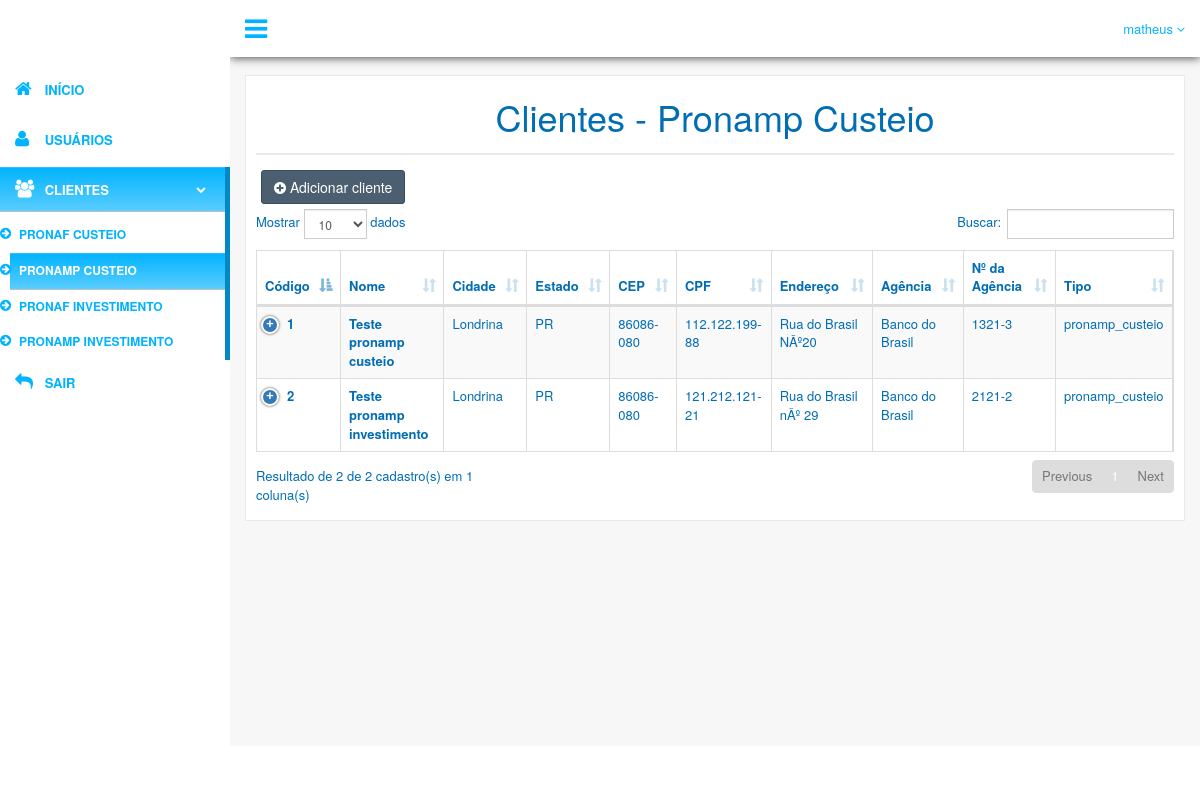
The page /clientes_pronampcusteio.php (signed in) on the database its author committed.
### tables this page shows
CREATE TABLE `clientes` (
  `idCliente` int(11) NOT NULL,
  `nome` varchar(60) NOT NULL,
  `cidade` longtext NOT NULL,
  `estado` varchar(2) NOT NULL,
  `cep` varchar(9) NOT NULL,
  `cpf` varchar(14) NOT NULL,
  `tipo` longtext NOT NULL,
  `endereco` longtext NOT NULL,
  `agencia` longtext NOT NULL,
  `numero` longtext NOT NULL,
  `deletar` int(11) NOT NULL
);

### clientes_pronampcusteio.php (the view, shortened to what this page needs)
<?php
	$sessaousuario = $_SESSION ['usuario'];
?>
<!DOCTYPE html>
<html>
  <head>
    <link href="assets/css/bootstrap.min.css" rel="stylesheet">
    <link href="assets/css/font-awesome.min.css" rel="stylesheet">
    <link href="assets/css/nprogress.css" rel="stylesheet">
    <link href="assets/css/jquery.mCustomScrollbar.min.css" rel="stylesheet"/>
	<link href="assets/css/dataTables.bootstrap.min.css" rel="stylesheet">
    <link href="assets/css/buttons.bootstrap.min.css" rel="stylesheet">
    <link href="assets/css/fixedHeader.bootstrap.min.css" rel="stylesheet">
    <link href="assets/css/responsive.bootstrap.min.css" rel="stylesheet">
    <link href="assets/css/scroller.bootstrap.min.css" rel="stylesheet">
    <link href="assets/css/custom.min.css" rel="stylesheet">
  </head>
  <body class="nav-md">
    <div class="container body">
      <div class="main_container">
        <div class="col-md-3 left_col menu_fixed">
          <div class="left_col scroll-view">
            <div class="navbar nav_title" style="border: 0;">
            </div>
            <div id="sidebar-menu" class="main_menu_side hidden-print main_menu">
              <div class="menu_section">
                <ul class="nav side-menu">
                <ul class="nav side-menu">
                  <li><a href="index.php"><i class="fa fa-home"></i> Início </a></li>
                </ul>
                <ul class="nav side-menu">
                  <li><a href="usuarios.php"><i class="fa fa-user"></i> Usuários </a></li>
                </ul>
                <ul class="nav side-menu">
                <li><a><i class="fa fa-users"></i> Clientes <span class="fa fa-chevron-down"></span></a>
                    <ul class="nav child_menu">
                        <li><a href="clientes_pronafcusteio.php">Pronaf Custeio</a>
                        </li>
                        <li><a href="clientes_pronampcusteio.php">Pronamp Custeio</a>
                        </li>
                        <li><a href="clientes_pronafinvestimento.php">Pronaf Investimento</a>
                        </li>
                        <li><a href="clientes_pronampinvestimento.php">Pronamp Investimento</a>
                        </li>
                    </ul>
                  </li>
                </ul>
                <ul class="nav side-menu">
                  <li><a href="sair.php"><i class="fa fa-reply"></i> Sair </a></li>
                </ul>
                </ul>
              </div>
            </div>
          </div>
        </div>
        <div class="top_nav">
          <div class="nav_menu">
            <nav>
              <div class="nav toggle">
                <a id="menu_toggle"><i class="fa fa-bars"></i></a>
              </div>
              <ul class="nav navbar-nav navbar-right">
                <li class="">
                  <a href="javascript:;" class="user-profile dropdown-toggle" data-toggle="dropdown" aria-expanded="false">
                    <?php echo $sessaousuario;?>
                    <span class=" fa fa-angle-down"></span>
                  </a>
                </li>
              </ul>
            </nav>
          </div>
        </div>
        <div class="right_col" role="main">
          <div class="">
            <div class="page-title">
            </div>
            <div class="row">
              <div class="col-md-12 col-sm-12 col-xs-12">
                <div class="x_panel">
                  <div class="x_title">
                    <h1 class="text-center">Clientes - Pronamp Custeio</h1>
                  </div>
                  <div class="x_content">
                    <p class="btn btn-dark">
                        <a href="clientes_incluir.php" style="color: #fff"><i class="fa fa-plus-circle"></i>&nbsp;Adicionar cliente</a>
                  </p>
                    <table id="datatable-responsive" class=" table table-striped table-bordered dt-responsive nowrap" cellspacing="0" width="100%">
                      <thead>
                        <tr>
                          	<th>Código</th>
                          	<th>Nome</th>
                          	<th>Cidade</th>
                          	<th class="contoth">Estado</th>
							<th class="contoth">CEP</th>
							<th class="contoth">CPF</th>
							<th>Endereço</th>
							<th>Agência</th>
							<th>Nº da Agência</th>
							<th class="contoth">Tipo</th>
                        </tr>
                      </thead>
<?php
$consulta = mysql_query("SELECT * FROM clientes WHERE deletar != '1' and tipo = 'pronamp_custeio'");
while ($dados = mysql_fetch_array($consulta))
{
	?>
                        <tr>
                        	<th><?php echo $dados['idCliente']; ?></th>
                        	<th><?php echo $dados['nome']; ?></th>
                            <td><?php echo $dados['cidade']; ?></td>
                            <td class="contod"><?php echo $dados['estado']; ?></td>
							<td class="contod"><?php echo $dados['cep']; ?></td>
							<td class="contod"><?php echo $dados['cpf']; ?></td>
							<td class="contod"><?php echo $dados['endereco']; ?></td>
							<td class="contod"><?php echo $dados['agencia']; ?></td>
							<td class="contod"><?php echo $dados['numero']; ?></td>
							<td class="contod"><?php echo $dados['tipo']; ?></td>
                        </tr>
<?php } ?>
                    </table>
                  </div>
                </div>
              </div>
            </div>
          </div>
        </div>
        <footer>
        </footer>
      </div>
    </div>
  </body>
</html>

### rows shown on the page
clientes: idCliente "1", nome "Teste pronamp custeio", cidade "Londrina", estado "PR", cep "86086-080", cpf "112.122.199-88", endereco "Rua do Brasil NÂº20", agencia "Banco do Brasil", numero "1321-3", tipo "pronamp_custeio"
clientes: idCliente "2", nome "Teste pronamp investimento", cidade "Londrina", estado "PR", cep "86086-080", cpf "121.212.121-21", endereco "Rua do Brasil nÂº 29", agencia "Banco do Brasil", numero "2121-2", tipo "pronamp_custeio"

### other values the page prints
$sessaousuario "matheus"
